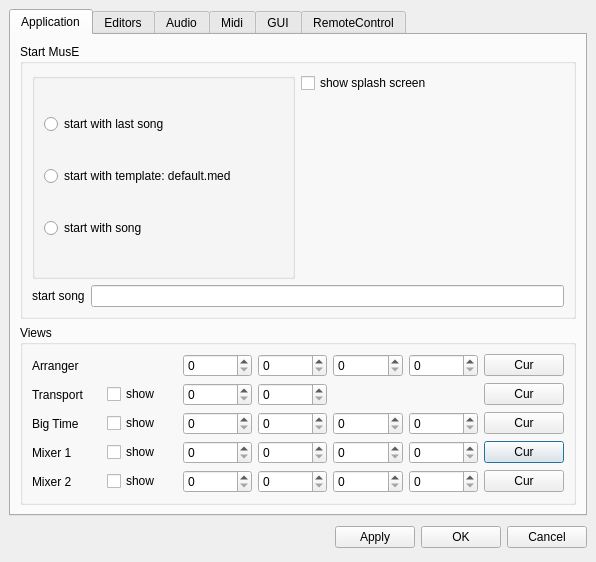
<ui version="4.0" >
 <author></author>
 <comment></comment>
 <exportmacro></exportmacro>
 <class>GlobalSettingsDialogBase</class>
 <widget class="QDialog" name="GlobalSettingsDialogBase" >
  <property name="geometry" >
   <rect>
    <x>0</x>
    <y>0</y>
    <width>596</width>
    <height>562</height>
   </rect>
  </property>
  <property name="windowTitle" >
   <string>Dialog</string>
  </property>
  <layout class="QVBoxLayout" >
   <property name="margin" >
    <number>9</number>
   </property>
   <property name="spacing" >
    <number>6</number>
   </property>
   <item>
    <widget class="QTabWidget" name="tabWidget" >
     <widget class="QWidget" name="tab" >
      <attribute name="title" >
       <string>Application</string>
      </attribute>
      <layout class="QVBoxLayout" >
       <property name="margin" >
        <number>9</number>
       </property>
       <property name="spacing" >
        <number>6</number>
       </property>
       <item>
        <widget class="QGroupBox" name="groupBox" >
         <property name="title" >
          <string>Start MusE</string>
         </property>
         <layout class="QGridLayout" >
          <property name="margin" >
           <number>9</number>
          </property>
          <property name="spacing" >
           <number>6</number>
          </property>
          <item row="1" column="0" colspan="2" >
           <layout class="QHBoxLayout" >
            <property name="margin" >
             <number>0</number>
            </property>
            <property name="spacing" >
             <number>6</number>
            </property>
            <item>
             <widget class="QLabel" name="label" >
              <property name="text" >
               <string>start song</string>
              </property>
             </widget>
            </item>
            <item>
             <widget class="QLineEdit" name="startSongEntry" />
            </item>
           </layout>
          </item>
          <item row="0" column="0" >
           <widget class="QGroupBox" name="startSongGroup" >
            <property name="title" >
             <string/>
            </property>
            <layout class="QVBoxLayout" >
             <property name="margin" >
              <number>9</number>
             </property>
             <property name="spacing" >
              <number>6</number>
             </property>
             <item>
              <widget class="QRadioButton" name="startLast" >
               <property name="text" >
                <string>start with last song</string>
               </property>
              </widget>
             </item>
             <item>
              <widget class="QRadioButton" name="startTemplate" >
               <property name="text" >
                <string>start with template: default.med</string>
               </property>
              </widget>
             </item>
             <item>
              <widget class="QRadioButton" name="startSong" >
               <property name="text" >
                <string>start with song</string>
               </property>
              </widget>
             </item>
            </layout>
           </widget>
          </item>
          <item row="0" column="1" >
           <layout class="QVBoxLayout" >
            <property name="margin" >
             <number>0</number>
            </property>
            <property name="spacing" >
             <number>6</number>
            </property>
            <item>
             <widget class="QCheckBox" name="showSplash" >
              <property name="text" >
               <string>show splash screen</string>
              </property>
             </widget>
            </item>
            <item>
             <spacer>
              <property name="orientation" >
               <enum>Qt::Vertical</enum>
              </property>
              <property name="sizeHint" >
               <size>
                <width>20</width>
                <height>40</height>
               </size>
              </property>
             </spacer>
            </item>
           </layout>
          </item>
         </layout>
        </widget>
       </item>
       <item>
        <widget class="QGroupBox" name="groupBox_2" >
         <property name="title" >
          <string>Views</string>
         </property>
         <layout class="QGridLayout" >
          <property name="margin" >
           <number>9</number>
          </property>
          <property name="spacing" >
           <number>6</number>
          </property>
          <item row="3" column="6" >
           <widget class="QPushButton" name="setMixerCurrent1" >
            <property name="text" >
             <string>Cur</string>
            </property>
           </widget>
          </item>
          <item row="3" column="1" >
           <widget class="QCheckBox" name="showMixer1" >
            <property name="text" >
             <string>show</string>
            </property>
           </widget>
          </item>
          <item row="3" column="0" >
           <widget class="QLabel" name="label_5" >
            <property name="text" >
             <string>Mixer 1</string>
            </property>
           </widget>
          </item>
          <item row="2" column="0" >
           <widget class="QLabel" name="label_4" >
            <property name="text" >
             <string>Big Time</string>
            </property>
           </widget>
          </item>
          <item row="1" column="6" >
           <widget class="QPushButton" name="setTransportCurrent" >
            <property name="text" >
             <string>Cur</string>
            </property>
           </widget>
          </item>
          <item row="4" column="6" >
           <widget class="QPushButton" name="setMixerCurrent2" >
            <property name="text" >
             <string>Cur</string>
            </property>
           </widget>
          </item>
          <item row="0" column="6" >
           <widget class="QPushButton" name="setArrangerCurrent" >
            <property name="text" >
             <string>Cur</string>
            </property>
           </widget>
          </item>
          <item row="4" column="5" >
           <widget class="QSpinBox" name="mixerH2" >
            <property name="maximum" >
             <number>9999</number>
            </property>
           </widget>
          </item>
          <item row="4" column="4" >
           <widget class="QSpinBox" name="mixerW2" >
            <property name="maximum" >
             <number>9999</number>
            </property>
            <property name="value" >
             <number>0</number>
            </property>
           </widget>
          </item>
          <item row="3" column="5" >
           <widget class="QSpinBox" name="mixerH1" >
            <property name="maximum" >
             <number>9999</number>
            </property>
           </widget>
          </item>
          <item row="3" column="4" >
           <widget class="QSpinBox" name="mixerW1" >
            <property name="maximum" >
             <number>9999</number>
            </property>
           </widget>
          </item>
          <item row="2" column="5" >
           <widget class="QSpinBox" name="bigtimeH" >
            <property name="maximum" >
             <number>9999</number>
            </property>
           </widget>
          </item>
          <item row="2" column="4" >
           <widget class="QSpinBox" name="bigtimeW" >
            <property name="maximum" >
             <number>9999</number>
            </property>
           </widget>
          </item>
          <item row="0" column="5" >
           <widget class="QSpinBox" name="arrangerH" >
            <property name="maximum" >
             <number>9999</number>
            </property>
           </widget>
          </item>
          <item row="0" column="4" >
           <widget class="QSpinBox" name="arrangerW" >
            <property name="maximum" >
             <number>9999</number>
            </property>
           </widget>
          </item>
          <item row="4" column="3" >
           <widget class="QSpinBox" name="mixerY2" >
            <property name="maximum" >
             <number>9999</number>
            </property>
           </widget>
          </item>
          <item row="3" column="3" >
           <widget class="QSpinBox" name="mixerY1" >
            <property name="maximum" >
             <number>9999</number>
            </property>
           </widget>
          </item>
          <item row="2" column="3" >
           <widget class="QSpinBox" name="bigtimeY" >
            <property name="maximum" >
             <number>9999</number>
            </property>
           </widget>
          </item>
          <item row="1" column="3" >
           <widget class="QSpinBox" name="transportY" >
            <property name="maximum" >
             <number>9999</number>
            </property>
           </widget>
          </item>
          <item row="0" column="3" >
           <widget class="QSpinBox" name="arrangerY" >
            <property name="maximum" >
             <number>9999</number>
            </property>
           </widget>
          </item>
          <item row="4" column="2" >
           <widget class="QSpinBox" name="mixerX1" >
            <property name="maximum" >
             <number>9999</number>
            </property>
           </widget>
          </item>
          <item row="3" column="2" >
           <widget class="QSpinBox" name="mixerX2" >
            <property name="maximum" >
             <number>9999</number>
            </property>
           </widget>
          </item>
          <item row="2" column="2" >
           <widget class="QSpinBox" name="bigtimeX" >
            <property name="maximum" >
             <number>9999</number>
            </property>
           </widget>
          </item>
          <item row="1" column="2" >
           <widget class="QSpinBox" name="transportX" >
            <property name="maximum" >
             <number>9999</number>
            </property>
           </widget>
          </item>
          <item row="0" column="2" >
           <widget class="QSpinBox" name="arrangerX" >
            <property name="maximum" >
             <number>9999</number>
            </property>
           </widget>
          </item>
          <item row="4" column="1" >
           <widget class="QCheckBox" name="showMixer2" >
            <property name="text" >
             <string>show</string>
            </property>
           </widget>
          </item>
          <item row="1" column="1" >
           <widget class="QCheckBox" name="showTransport" >
            <property name="text" >
             <string>show</string>
            </property>
           </widget>
          </item>
          <item row="4" column="0" >
           <widget class="QLabel" name="label_6" >
            <property name="text" >
             <string>Mixer 2</string>
            </property>
           </widget>
          </item>
          <item row="1" column="0" >
           <widget class="QLabel" name="label_3" >
            <property name="text" >
             <string>Transport</string>
            </property>
           </widget>
          </item>
          <item row="0" column="0" >
           <widget class="QLabel" name="label_2" >
            <property name="text" >
             <string>Arranger</string>
            </property>
           </widget>
          </item>
          <item row="2" column="1" >
           <widget class="QCheckBox" name="showBigtime" >
            <property name="text" >
             <string>show</string>
            </property>
           </widget>
          </item>
          <item row="2" column="6" >
           <widget class="QPushButton" name="setBigtimeCurrent" >
            <property name="text" >
             <string>Cur</string>
            </property>
           </widget>
          </item>
         </layout>
        </widget>
       </item>
      </layout>
     </widget>
     <widget class="QWidget" name="tab_5" >
      <attribute name="title" >
       <string>Editors</string>
      </attribute>
      <widget class="QTabWidget" name="tabWidget2" >
       <property name="geometry" >
        <rect>
         <x>9</x>
         <y>9</y>
         <width>556</width>
         <height>457</height>
        </rect>
       </property>
       <widget class="QWidget" name="tab_6" >
        <attribute name="title" >
         <string>Pianoroll</string>
        </attribute>
        <layout class="QGridLayout" >
         <property name="margin" >
          <number>9</number>
         </property>
         <property name="spacing" >
          <number>6</number>
         </property>
         <item row="3" column="0" >
          <spacer>
           <property name="orientation" >
            <enum>Qt::Vertical</enum>
           </property>
           <property name="sizeHint" >
            <size>
             <width>20</width>
             <height>211</height>
            </size>
           </property>
          </spacer>
         </item>
         <item row="2" column="0" >
          <widget class="QLabel" name="label_25" >
           <property name="text" >
            <string>&lt;html>&lt;head>&lt;meta name="qrichtext" content="1" />&lt;/head>&lt;body style=" white-space: pre-wrap; font-family:Arial; font-size:10pt; font-weight:400; font-style:normal; text-decoration:none;">&lt;p style=" margin-top:0px; margin-bottom:0px; margin-left:0px; margin-right:0px; -qt-block-indent:0; text-indent:0px; font-weight:600;">Quant&lt;/p>&lt;/body>&lt;/html></string>
           </property>
          </widget>
         </item>
         <item row="1" column="0" >
          <widget class="QLabel" name="label_24" >
           <property name="text" >
            <string>&lt;html>&lt;head>&lt;meta name="qrichtext" content="1" />&lt;/head>&lt;body style=" white-space: pre-wrap; font-family:Arial; font-size:10pt; font-weight:400; font-style:normal; text-decoration:none;">&lt;p style=" margin-top:0px; margin-bottom:0px; margin-left:0px; margin-right:0px; -qt-block-indent:0; text-indent:0px; font-weight:600;">Raster&lt;/p>&lt;/body>&lt;/html></string>
           </property>
          </widget>
         </item>
         <item row="0" column="0" >
          <widget class="QLabel" name="label_21" >
           <property name="text" >
            <string>&lt;html>&lt;head>&lt;meta name="qrichtext" content="1" />&lt;/head>&lt;body style=" white-space: pre-wrap; font-family:Arial; font-size:10pt; font-weight:400; font-style:normal; text-decoration:none;">&lt;p style=" margin-top:0px; margin-bottom:0px; margin-left:0px; margin-right:0px; -qt-block-indent:0; text-indent:0px; font-weight:600;">Geometry&lt;/p>&lt;/body>&lt;/html></string>
           </property>
          </widget>
         </item>
         <item row="0" column="3" >
          <widget class="QLabel" name="label_23" >
           <property name="text" >
            <string>height:</string>
           </property>
           <property name="alignment" >
            <set>Qt::AlignRight|Qt::AlignTrailing|Qt::AlignVCenter</set>
           </property>
          </widget>
         </item>
         <item row="0" column="1" >
          <widget class="QLabel" name="label_22" >
           <property name="text" >
            <string>width:</string>
           </property>
           <property name="alignment" >
            <set>Qt::AlignRight|Qt::AlignTrailing|Qt::AlignVCenter</set>
           </property>
          </widget>
         </item>
         <item row="0" column="4" >
          <widget class="QSpinBox" name="pianorollHeight" >
           <property name="maximum" >
            <number>9999</number>
           </property>
           <property name="minimum" >
            <number>50</number>
           </property>
          </widget>
         </item>
         <item row="0" column="2" >
          <widget class="QSpinBox" name="pianorollWidth" >
           <property name="maximum" >
            <number>9999</number>
           </property>
           <property name="minimum" >
            <number>50</number>
           </property>
          </widget>
         </item>
         <item row="2" column="1" >
          <widget class="QuantCombo" name="pianorollQuant" />
         </item>
         <item row="1" column="1" >
          <widget class="RasterCombo" name="pianorollRaster" />
         </item>
        </layout>
       </widget>
       <widget class="QWidget" name="tab_7" >
        <attribute name="title" >
         <string>DrumEditor</string>
        </attribute>
        <layout class="QGridLayout" >
         <property name="margin" >
          <number>9</number>
         </property>
         <property name="spacing" >
          <number>6</number>
         </property>
         <item row="1" column="0" >
          <spacer>
           <property name="orientation" >
            <enum>Qt::Vertical</enum>
           </property>
           <property name="sizeHint" >
            <size>
             <width>20</width>
             <height>351</height>
            </size>
           </property>
          </spacer>
         </item>
         <item row="0" column="0" >
          <widget class="QLabel" name="label_27" >
           <property name="text" >
            <string>&lt;html>&lt;head>&lt;meta name="qrichtext" content="1" />&lt;/head>&lt;body style=" white-space: pre-wrap; font-family:Arial; font-size:10pt; font-weight:400; font-style:normal; text-decoration:none;">&lt;p style=" margin-top:0px; margin-bottom:0px; margin-left:0px; margin-right:0px; -qt-block-indent:0; text-indent:0px; font-weight:600;">Geometry&lt;/p>&lt;/body>&lt;/html></string>
           </property>
          </widget>
         </item>
         <item row="0" column="2" >
          <widget class="QSpinBox" name="drumEditorWidth" >
           <property name="maximum" >
            <number>9999</number>
           </property>
           <property name="minimum" >
            <number>50</number>
           </property>
          </widget>
         </item>
         <item row="0" column="1" >
          <widget class="QLabel" name="label_28" >
           <property name="text" >
            <string>width:</string>
           </property>
           <property name="alignment" >
            <set>Qt::AlignRight|Qt::AlignTrailing|Qt::AlignVCenter</set>
           </property>
          </widget>
         </item>
         <item row="0" column="4" >
          <widget class="QSpinBox" name="drumEditorHeight" >
           <property name="maximum" >
            <number>9999</number>
           </property>
           <property name="minimum" >
            <number>50</number>
           </property>
          </widget>
         </item>
         <item row="0" column="3" >
          <widget class="QLabel" name="label_26" >
           <property name="text" >
            <string>height:</string>
           </property>
           <property name="alignment" >
            <set>Qt::AlignRight|Qt::AlignTrailing|Qt::AlignVCenter</set>
           </property>
          </widget>
         </item>
        </layout>
       </widget>
       <widget class="QWidget" name="tab_8" >
        <attribute name="title" >
         <string>MasterEditor</string>
        </attribute>
        <layout class="QGridLayout" >
         <property name="margin" >
          <number>9</number>
         </property>
         <property name="spacing" >
          <number>6</number>
         </property>
         <item row="1" column="0" >
          <spacer>
           <property name="orientation" >
            <enum>Qt::Vertical</enum>
           </property>
           <property name="sizeHint" >
            <size>
             <width>20</width>
             <height>331</height>
            </size>
           </property>
          </spacer>
         </item>
         <item row="0" column="4" >
          <widget class="QSpinBox" name="masterEditorHeight" >
           <property name="maximum" >
            <number>9999</number>
           </property>
           <property name="minimum" >
            <number>50</number>
           </property>
          </widget>
         </item>
         <item row="0" column="3" >
          <widget class="QLabel" name="label_30" >
           <property name="text" >
            <string>height:</string>
           </property>
           <property name="alignment" >
            <set>Qt::AlignRight|Qt::AlignTrailing|Qt::AlignVCenter</set>
           </property>
          </widget>
         </item>
         <item row="0" column="2" >
          <widget class="QSpinBox" name="masterEditorWidth" >
           <property name="maximum" >
            <number>9999</number>
           </property>
           <property name="minimum" >
            <number>50</number>
           </property>
          </widget>
         </item>
         <item row="0" column="1" >
          <widget class="QLabel" name="label_29" >
           <property name="text" >
            <string>width:</string>
           </property>
           <property name="alignment" >
            <set>Qt::AlignRight|Qt::AlignTrailing|Qt::AlignVCenter</set>
           </property>
          </widget>
         </item>
         <item row="0" column="0" >
          <widget class="QLabel" name="label_31" >
           <property name="text" >
            <string>&lt;html>&lt;head>&lt;meta name="qrichtext" content="1" />&lt;/head>&lt;body style=" white-space: pre-wrap; font-family:Arial; font-size:10pt; font-weight:400; font-style:normal; text-decoration:none;">&lt;p style=" margin-top:0px; margin-bottom:0px; margin-left:0px; margin-right:0px; -qt-block-indent:0; text-indent:0px; font-weight:600;">Geometry&lt;/p>&lt;/body>&lt;/html></string>
           </property>
          </widget>
         </item>
        </layout>
       </widget>
       <widget class="QWidget" name="tab_9" >
        <attribute name="title" >
         <string>WaveEditor</string>
        </attribute>
        <layout class="QGridLayout" >
         <property name="margin" >
          <number>9</number>
         </property>
         <property name="spacing" >
          <number>6</number>
         </property>
         <item row="0" column="4" >
          <widget class="QSpinBox" name="waveEditorHeight" >
           <property name="maximum" >
            <number>9999</number>
           </property>
           <property name="minimum" >
            <number>50</number>
           </property>
          </widget>
         </item>
         <item row="0" column="3" >
          <widget class="QLabel" name="label_34" >
           <property name="text" >
            <string>height:</string>
           </property>
           <property name="alignment" >
            <set>Qt::AlignRight|Qt::AlignTrailing|Qt::AlignVCenter</set>
           </property>
          </widget>
         </item>
         <item row="0" column="1" >
          <widget class="QLabel" name="label_32" >
           <property name="text" >
            <string>width:</string>
           </property>
           <property name="alignment" >
            <set>Qt::AlignRight|Qt::AlignTrailing|Qt::AlignVCenter</set>
           </property>
          </widget>
         </item>
         <item row="0" column="0" >
          <widget class="QLabel" name="label_33" >
           <property name="text" >
            <string>&lt;html>&lt;head>&lt;meta name="qrichtext" content="1" />&lt;/head>&lt;body style=" white-space: pre-wrap; font-family:Arial; font-size:10pt; font-weight:400; font-style:normal; text-decoration:none;">&lt;p style=" margin-top:0px; margin-bottom:0px; margin-left:0px; margin-right:0px; -qt-block-indent:0; text-indent:0px; font-weight:600;">Geometry&lt;/p>&lt;/body>&lt;/html></string>
           </property>
          </widget>
         </item>
         <item row="0" column="2" >
          <widget class="QSpinBox" name="waveEditorWidth" >
           <property name="maximum" >
            <number>9999</number>
           </property>
           <property name="minimum" >
            <number>50</number>
           </property>
          </widget>
         </item>
         <item row="1" column="0" >
          <spacer>
           <property name="orientation" >
            <enum>Qt::Vertical</enum>
           </property>
           <property name="sizeHint" >
            <size>
             <width>20</width>
             <height>351</height>
            </size>
           </property>
          </spacer>
         </item>
        </layout>
       </widget>
      </widget>
     </widget>
     <widget class="QWidget" name="tab_1" >
      <attribute name="title" >
       <string>Audio</string>
      </attribute>
      <layout class="QVBoxLayout" >
       <property name="margin" >
        <number>9</number>
       </property>
       <property name="spacing" >
        <number>6</number>
       </property>
       <item>
        <widget class="QGroupBox" name="groupBox_4" >
         <property name="title" >
          <string>Mixer</string>
         </property>
         <layout class="QGridLayout" >
          <property name="margin" >
           <number>9</number>
          </property>
          <property name="spacing" >
           <number>6</number>
          </property>
          <item row="0" column="3" >
           <widget class="QSpinBox" name="peakHoldTime" >
            <property name="suffix" >
             <string>ms</string>
            </property>
            <property name="maximum" >
             <number>5000</number>
            </property>
            <property name="minimum" >
             <number>20</number>
            </property>
           </widget>
          </item>
          <item row="0" column="2" >
           <widget class="QLabel" name="label_20" >
            <property name="text" >
             <string>Peak Hold Time:</string>
            </property>
           </widget>
          </item>
          <item row="1" column="1" >
           <widget class="QSpinBox" name="minMeterSelect" >
            <property name="suffix" >
             <string>dB</string>
            </property>
            <property name="maximum" >
             <number>0</number>
            </property>
            <property name="minimum" >
             <number>-100</number>
            </property>
            <property name="singleStep" >
             <number>10</number>
            </property>
            <property name="value" >
             <number>-60</number>
            </property>
           </widget>
          </item>
          <item row="0" column="1" >
           <widget class="QSpinBox" name="minSliderSelect" >
            <property name="suffix" >
             <string>dB</string>
            </property>
            <property name="maximum" >
             <number>0</number>
            </property>
            <property name="minimum" >
             <number>-100</number>
            </property>
            <property name="value" >
             <number>-60</number>
            </property>
           </widget>
          </item>
          <item row="1" column="0" >
           <widget class="QLabel" name="label_8" >
            <property name="text" >
             <string>min. Meter Val</string>
            </property>
           </widget>
          </item>
          <item row="0" column="0" >
           <widget class="QLabel" name="label_7" >
            <property name="text" >
             <string>min. Slider Val</string>
            </property>
           </widget>
          </item>
         </layout>
        </widget>
       </item>
       <item>
        <widget class="QCheckBox" name="freewheelMode" >
         <property name="text" >
          <string>use JACK freewheel mode if possible</string>
         </property>
        </widget>
       </item>
       <item>
        <spacer>
         <property name="orientation" >
          <enum>Qt::Vertical</enum>
         </property>
         <property name="sizeHint" >
          <size>
           <width>20</width>
           <height>40</height>
          </size>
         </property>
        </spacer>
       </item>
      </layout>
     </widget>
     <widget class="QWidget" name="tab_2" >
      <attribute name="title" >
       <string>Midi</string>
      </attribute>
      <layout class="QVBoxLayout" >
       <property name="margin" >
        <number>8</number>
       </property>
       <property name="spacing" >
        <number>6</number>
       </property>
       <item>
        <widget class="QGroupBox" name="groupBox_5" >
         <property name="title" >
          <string>Ticks</string>
         </property>
         <layout class="QGridLayout" >
          <property name="margin" >
           <number>9</number>
          </property>
          <property name="spacing" >
           <number>6</number>
          </property>
          <item row="1" column="0" >
           <widget class="QLabel" name="label_10" >
            <property name="text" >
             <string>Displayed Resolution
(Ticks/Quarternote)</string>
            </property>
           </widget>
          </item>
          <item row="0" column="0" >
           <widget class="QLabel" name="label_9" >
            <property name="text" >
             <string>RTC Resolution
(Ticks/Sec)</string>
            </property>
           </widget>
          </item>
          <item row="0" column="1" >
           <widget class="QComboBox" name="rtcResolutionSelect" >
            <item>
             <property name="text" >
              <string>1024</string>
             </property>
            </item>
            <item>
             <property name="text" >
              <string>2048</string>
             </property>
            </item>
            <item>
             <property name="text" >
              <string>4096</string>
             </property>
            </item>
            <item>
             <property name="text" >
              <string>8172</string>
             </property>
            </item>
           </widget>
          </item>
          <item row="1" column="1" >
           <widget class="QComboBox" name="midiDivisionSelect" >
            <property name="currentIndex" >
             <number>0</number>
            </property>
            <item>
             <property name="text" >
              <string>48</string>
             </property>
            </item>
            <item>
             <property name="text" >
              <string>96</string>
             </property>
            </item>
            <item>
             <property name="text" >
              <string>192</string>
             </property>
            </item>
            <item>
             <property name="text" >
              <string>384</string>
             </property>
            </item>
            <item>
             <property name="text" >
              <string>768</string>
             </property>
            </item>
            <item>
             <property name="text" >
              <string>1536</string>
             </property>
            </item>
            <item>
             <property name="text" >
              <string>3072</string>
             </property>
            </item>
            <item>
             <property name="text" >
              <string>6144</string>
             </property>
            </item>
            <item>
             <property name="text" >
              <string>12288</string>
             </property>
            </item>
           </widget>
          </item>
         </layout>
        </widget>
       </item>
       <item>
        <widget class="QGroupBox" name="groupBox_3" >
         <property name="title" >
          <string>Input Routing</string>
         </property>
         <layout class="QGridLayout" >
          <property name="margin" >
           <number>8</number>
          </property>
          <property name="spacing" >
           <number>6</number>
          </property>
          <item row="1" column="1" >
           <widget class="QCheckBox" name="connectToAllTracks" >
            <property name="text" >
             <string>Connect to all Tracks</string>
            </property>
           </widget>
          </item>
          <item row="0" column="1" >
           <widget class="QCheckBox" name="connectToAllDevices" >
            <property name="text" >
             <string>Connect to all Input Devices</string>
            </property>
           </widget>
          </item>
          <item row="1" column="0" >
           <widget class="QLabel" name="label_17" >
            <property name="text" >
             <string>&lt;html>&lt;head>&lt;meta name="qrichtext" content="1" />&lt;/head>&lt;body style=" white-space: pre-wrap; font-family:Arial; font-weight:400; font-style:normal; text-decoration:none;">&lt;p style=" margin-top:0px; margin-bottom:0px; margin-left:0px; margin-right:0px; -qt-block-indent:0; text-indent:0px;">Preferred Input Device:&lt;/p>&lt;/body>&lt;/html></string>
            </property>
           </widget>
          </item>
          <item row="2" column="0" >
           <widget class="QComboBox" name="preferredInput" />
          </item>
          <item row="0" column="0" >
           <widget class="QCheckBox" name="createDefaultInput" >
            <property name="text" >
             <string>Create Default Input Strip</string>
            </property>
           </widget>
          </item>
         </layout>
        </widget>
       </item>
       <item>
        <widget class="QGroupBox" name="groupBox_6" >
         <property name="title" >
          <string>Output Routing</string>
         </property>
         <layout class="QGridLayout" >
          <property name="margin" >
           <number>8</number>
          </property>
          <property name="spacing" >
           <number>8</number>
          </property>
          <item row="0" column="0" >
           <widget class="QLabel" name="label_18" >
            <property name="text" >
             <string>&lt;html>&lt;head>&lt;meta name="qrichtext" content="1" />&lt;/head>&lt;body style=" white-space: pre-wrap; font-family:Arial; font-weight:400; font-style:normal; text-decoration:none;">&lt;p style=" margin-top:0px; margin-bottom:0px; margin-left:0px; margin-right:0px; -qt-block-indent:0; text-indent:0px;">Preferred Output Device:&lt;/p>&lt;/body>&lt;/html></string>
            </property>
           </widget>
          </item>
          <item row="1" column="1" colspan="2" >
           <widget class="QComboBox" name="preferredInstrument" />
          </item>
          <item row="0" column="1" >
           <widget class="QLabel" name="label_19" >
            <property name="text" >
             <string>&lt;html>&lt;head>&lt;meta name="qrichtext" content="1" />&lt;/head>&lt;body style=" white-space: pre-wrap; font-family:Arial; font-weight:400; font-style:normal; text-decoration:none;">&lt;p style=" margin-top:0px; margin-bottom:0px; margin-left:0px; margin-right:0px; -qt-block-indent:0; text-indent:0px;">Preferred Instrument:&lt;/p>&lt;/body>&lt;/html></string>
            </property>
           </widget>
          </item>
          <item row="1" column="0" >
           <widget class="QComboBox" name="preferredOutput" />
          </item>
         </layout>
        </widget>
       </item>
       <item>
        <spacer>
         <property name="orientation" >
          <enum>Qt::Vertical</enum>
         </property>
         <property name="sizeHint" >
          <size>
           <width>20</width>
           <height>20</height>
          </size>
         </property>
        </spacer>
       </item>
      </layout>
     </widget>
     <widget class="QWidget" name="tab_3" >
      <attribute name="title" >
       <string>GUI</string>
      </attribute>
      <layout class="QGridLayout" >
       <property name="margin" >
        <number>9</number>
       </property>
       <property name="spacing" >
        <number>6</number>
       </property>
       <item row="2" column="0" >
        <spacer>
         <property name="orientation" >
          <enum>Qt::Vertical</enum>
         </property>
         <property name="sizeHint" >
          <size>
           <width>20</width>
           <height>40</height>
          </size>
         </property>
        </spacer>
       </item>
       <item row="1" column="1" >
        <widget class="QLineEdit" name="helpBrowser" />
       </item>
       <item row="1" column="0" >
        <widget class="QLabel" name="label_12" >
         <property name="text" >
          <string>Help Browser</string>
         </property>
        </widget>
       </item>
       <item row="0" column="1" >
        <widget class="QSpinBox" name="guiRefreshSelect" >
         <property name="suffix" >
          <string>/sec</string>
         </property>
         <property name="maximum" >
          <number>100</number>
         </property>
         <property name="minimum" >
          <number>2</number>
         </property>
        </widget>
       </item>
       <item row="0" column="0" >
        <widget class="QLabel" name="label_11" >
         <property name="text" >
          <string>GUI Refresh Rate:</string>
         </property>
        </widget>
       </item>
      </layout>
     </widget>
     <widget class="QWidget" name="tab_4" >
      <attribute name="title" >
       <string>RemoteControl</string>
      </attribute>
      <layout class="QVBoxLayout" >
       <property name="margin" >
        <number>9</number>
       </property>
       <property name="spacing" >
        <number>6</number>
       </property>
       <item>
        <widget class="QGroupBox" name="rcGroup" >
         <property name="title" >
          <string>Midi Remote Control</string>
         </property>
         <property name="checkable" >
          <bool>true</bool>
         </property>
         <layout class="QGridLayout" >
          <property name="margin" >
           <number>9</number>
          </property>
          <property name="spacing" >
           <number>6</number>
          </property>
          <item row="1" column="0" >
           <widget class="QLabel" name="label_14" >
            <property name="text" >
             <string>Record</string>
            </property>
           </widget>
          </item>
          <item row="2" column="0" >
           <widget class="QLabel" name="label_15" >
            <property name="text" >
             <string>Goto Left Mark</string>
            </property>
           </widget>
          </item>
          <item row="0" column="0" >
           <widget class="QLabel" name="label_13" >
            <property name="text" >
             <string>Stop</string>
            </property>
           </widget>
          </item>
          <item row="0" column="3" >
           <spacer>
            <property name="orientation" >
             <enum>Qt::Horizontal</enum>
            </property>
            <property name="sizeHint" >
             <size>
              <width>40</width>
              <height>20</height>
             </size>
            </property>
           </spacer>
          </item>
          <item row="3" column="0" >
           <widget class="QLabel" name="label_16" >
            <property name="text" >
             <string>Play</string>
            </property>
           </widget>
          </item>
          <item row="0" column="2" >
           <widget class="RecordButton" name="recordStop" />
          </item>
          <item row="1" column="2" >
           <widget class="RecordButton" name="recordRecord" />
          </item>
          <item row="2" column="2" >
           <widget class="RecordButton" name="recordGotoLeftMark" />
          </item>
          <item row="3" column="2" >
           <widget class="RecordButton" name="recordPlay" />
          </item>
          <item row="0" column="1" >
           <widget class="GreendotButton" name="stopActive" />
          </item>
          <item row="1" column="1" >
           <widget class="GreendotButton" name="recordActive" />
          </item>
          <item row="2" column="1" >
           <widget class="GreendotButton" name="gotoLeftMarkActive" />
          </item>
          <item row="3" column="1" >
           <widget class="GreendotButton" name="playActive" />
          </item>
         </layout>
        </widget>
       </item>
       <item>
        <spacer>
         <property name="orientation" >
          <enum>Qt::Vertical</enum>
         </property>
         <property name="sizeHint" >
          <size>
           <width>20</width>
           <height>40</height>
          </size>
         </property>
        </spacer>
       </item>
      </layout>
     </widget>
    </widget>
   </item>
   <item>
    <layout class="QHBoxLayout" >
     <property name="margin" >
      <number>0</number>
     </property>
     <property name="spacing" >
      <number>6</number>
     </property>
     <item>
      <spacer>
       <property name="orientation" >
        <enum>Qt::Horizontal</enum>
       </property>
       <property name="sizeHint" >
        <size>
         <width>131</width>
         <height>31</height>
        </size>
       </property>
      </spacer>
     </item>
     <item>
      <widget class="QPushButton" name="applyButton" >
       <property name="text" >
        <string>Apply</string>
       </property>
      </widget>
     </item>
     <item>
      <widget class="QPushButton" name="okButton" >
       <property name="text" >
        <string>OK</string>
       </property>
      </widget>
     </item>
     <item>
      <widget class="QPushButton" name="cancelButton" >
       <property name="text" >
        <string>Cancel</string>
       </property>
      </widget>
     </item>
    </layout>
   </item>
  </layout>
 </widget>
 <pixmapfunction></pixmapfunction>
 <customwidgets>
  <customwidget>
   <class>RecordButton</class>
   <extends>QToolButton</extends>
   <header>recordbutton.h</header>
   <container>0</container>
   <pixmap></pixmap>
  </customwidget>
  <customwidget>
   <class>GreendotButton</class>
   <extends>QToolButton</extends>
   <header>greendotbutton.h</header>
   <container>0</container>
   <pixmap></pixmap>
  </customwidget>
  <customwidget>
   <class>RasterCombo</class>
   <extends>QComboBox</extends>
   <header>rastercombo.h</header>
   <container>0</container>
   <pixmap></pixmap>
  </customwidget>
  <customwidget>
   <class>QuantCombo</class>
   <extends>QComboBox</extends>
   <header>quantcombo.h</header>
   <container>0</container>
   <pixmap></pixmap>
  </customwidget>
 </customwidgets>
 <resources/>
 <connections>
  <connection>
   <sender>okButton</sender>
   <signal>clicked()</signal>
   <receiver>GlobalSettingsDialogBase</receiver>
   <slot>accept()</slot>
   <hints>
    <hint type="sourcelabel" >
     <x>278</x>
     <y>253</y>
    </hint>
    <hint type="destinationlabel" >
     <x>96</x>
     <y>254</y>
    </hint>
   </hints>
  </connection>
  <connection>
   <sender>cancelButton</sender>
   <signal>clicked()</signal>
   <receiver>GlobalSettingsDialogBase</receiver>
   <slot>reject()</slot>
   <hints>
    <hint type="sourcelabel" >
     <x>369</x>
     <y>253</y>
    </hint>
    <hint type="destinationlabel" >
     <x>179</x>
     <y>282</y>
    </hint>
   </hints>
  </connection>
 </connections>
</ui>
